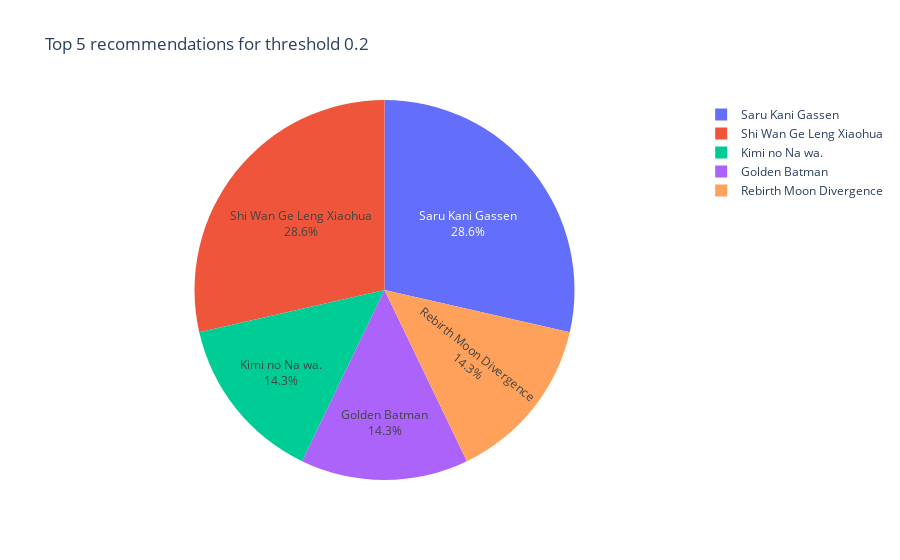
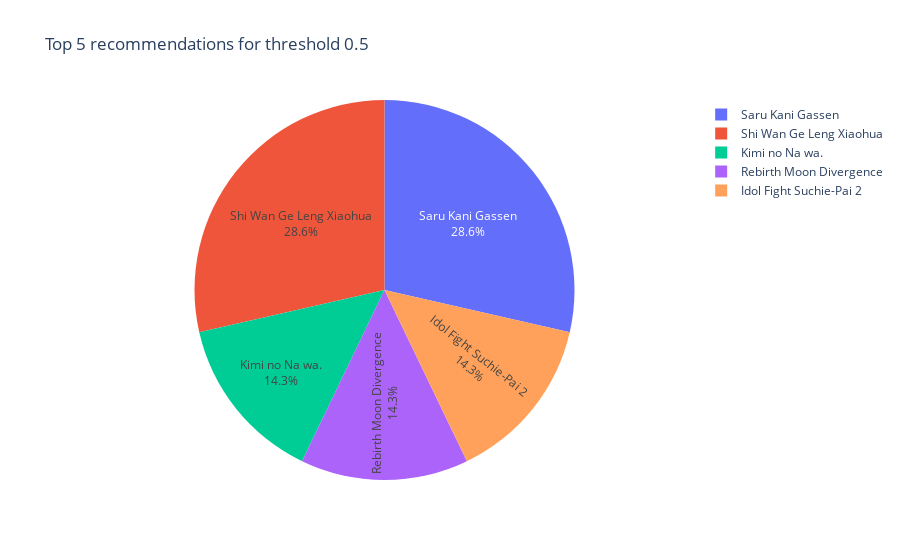
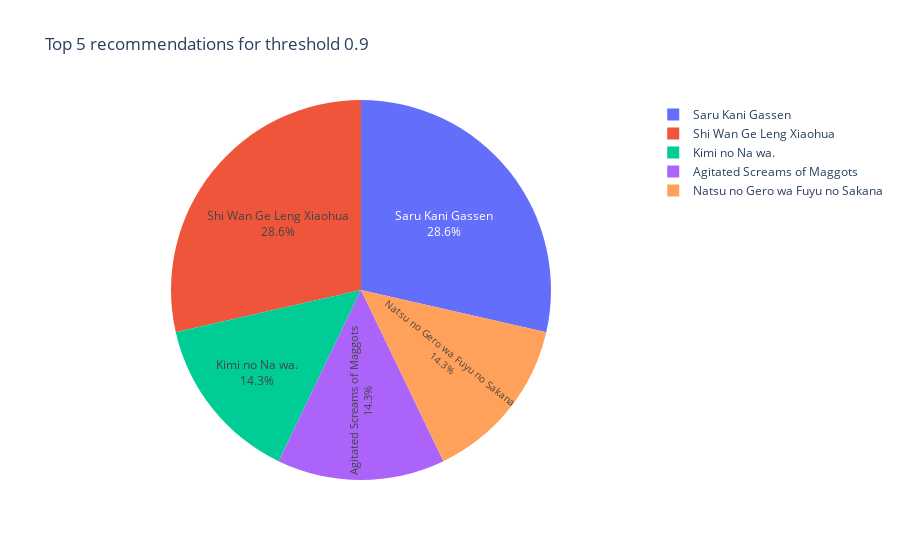

Notebook code cell kept with these figures, in order:
### Markdown cell above
Given a target anime "Nana" and recommending a list of similar anime based on cosine similarity scores with different threshold values

### Code cell
threshold_values = [0.2, 0.5, 0.9]
target_anime = 'Nana'

for threshold in threshold_values:
    # Get recommendations for the current threshold
    recommended_anime = recommend_similar_anime(target_anime, threshold=threshold)

    # Create a DataFrame to display the recommended anime
    df_recommendations = pd.DataFrame(recommended_anime, columns=['Recommended Anime'])

    # Add additional information
    num_recommendations = len(recommended_anime)
    value_counts = df_recommendations['Recommended Anime'].value_counts()
    top_5_recommendations = value_counts.head(5)

    # Create pie chart of the top 5 recommendations
    fig = px.pie(names=top_5_recommendations.index, values=top_5_recommendations.values,
                 title=f'Top 5 recommendations for threshold {threshold}',
                 labels={'names': 'Anime', 'values': 'Count'})
    fig.update_traces(textposition='inside', textinfo='percent+label')
    fig.show()

    # Display the information for the current threshold
    print(f"\nRecommendations for threshold {threshold}:")
    print("Recommended anime similar to '{}':".format(target_anime))
    print(df_recommendations)
    print("\nNumber of recommendations:", num_recommendations)
    print("\nValue counts of recommended anime:")
    print(value_counts)
    print("\nTop 5 recommendations:")
    print(top_5_recommendations)

### Figure 1 — Plotly figure (JSON) as saved in the notebook; plotly's stock layout.template omitted (floating-point values rounded to 4 significant figures)
{"data": [{"domain": {"x": [0, 1], "y": [0, 1]}, "hovertemplate": "Anime=%{label}<br>Count=%{value}<extra></extra>", "labels": ["Saru Kani Gassen", "Shi Wan Ge Leng Xiaohua", "Kimi no Na wa.", "Golden Batman", "Rebirth Moon Divergence"], "legendgroup": "", "name": "", "showlegend": true, "textinfo": "percent+label", "textposition": "inside", "type": "pie", "values": [2, 2, 1, 1, 1]}], "layout": {"autosize": true, "legend": {"tracegroupgap": 0}, "title": {"text": "Top 5 recommendations for threshold 0.2"}}}

### Figure 2 — Plotly figure (JSON) as saved in the notebook; plotly's stock layout.template omitted (floating-point values rounded to 4 significant figures)
{"data": [{"domain": {"x": [0, 1], "y": [0, 1]}, "hovertemplate": "Anime=%{label}<br>Count=%{value}<extra></extra>", "labels": ["Saru Kani Gassen", "Shi Wan Ge Leng Xiaohua", "Kimi no Na wa.", "Rebirth Moon Divergence", "Idol Fight Suchie-Pai 2"], "legendgroup": "", "name": "", "showlegend": true, "textinfo": "percent+label", "textposition": "inside", "type": "pie", "values": [2, 2, 1, 1, 1]}], "layout": {"autosize": true, "legend": {"tracegroupgap": 0}, "title": {"text": "Top 5 recommendations for threshold 0.5"}}}

### Figure 3 — Plotly figure (JSON) as saved in the notebook; plotly's stock layout.template omitted (floating-point values rounded to 4 significant figures)
{"data": [{"domain": {"x": [0, 1], "y": [0, 1]}, "hovertemplate": "Anime=%{label}<br>Count=%{value}<extra></extra>", "labels": ["Saru Kani Gassen", "Shi Wan Ge Leng Xiaohua", "Kimi no Na wa.", "Agitated Screams of Maggots", "Natsu no Gero wa Fuyu no Sakana"], "legendgroup": "", "name": "", "showlegend": true, "textinfo": "percent+label", "textposition": "inside", "type": "pie", "values": [2, 2, 1, 1, 1]}], "layout": {"autosize": true, "legend": {"tracegroupgap": 0}, "title": {"text": "Top 5 recommendations for threshold 0.9"}}}
